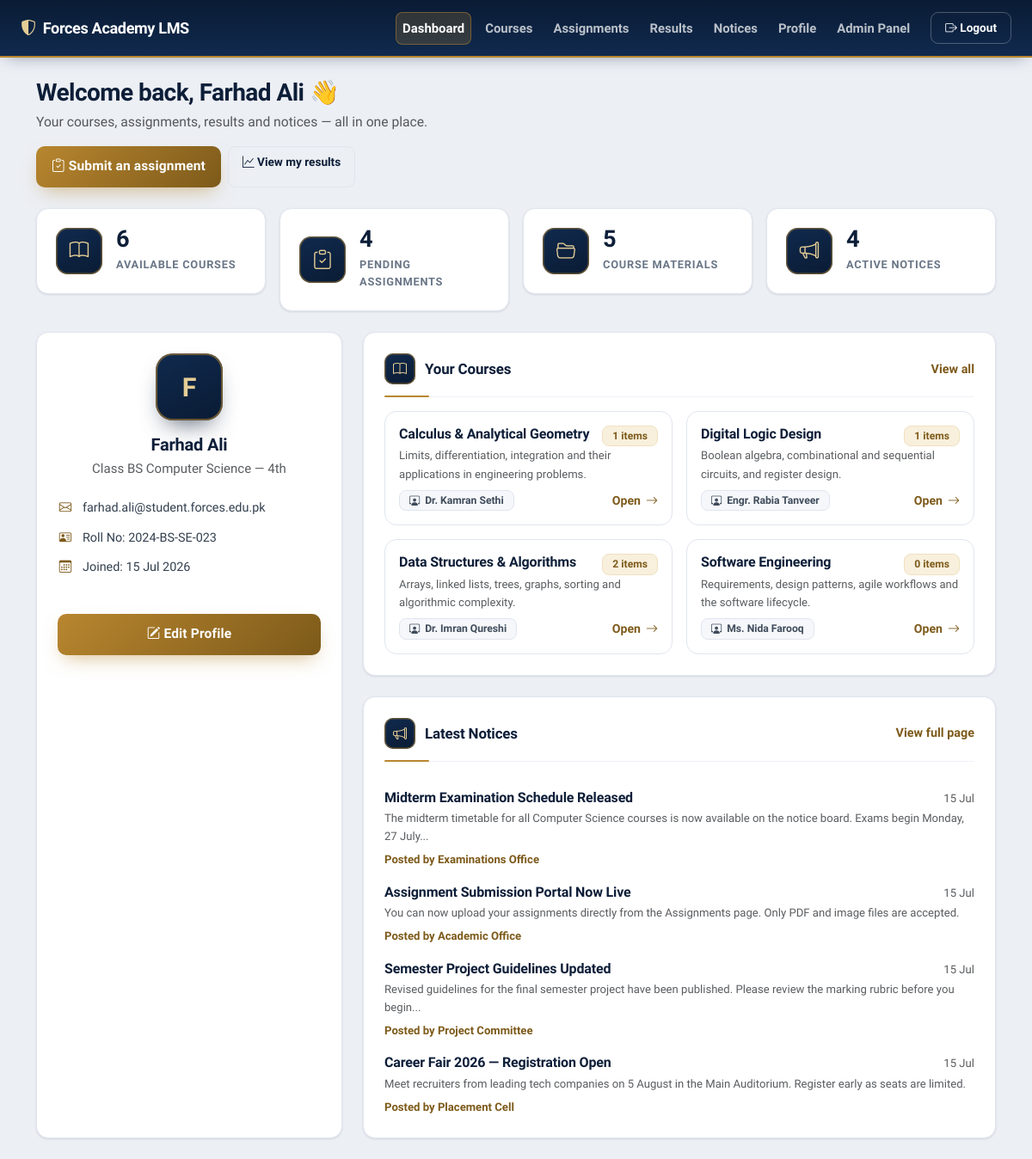
Page /dashboard.php (signed in) on the committed database.
### tables this page shows
CREATE TABLE IF NOT EXISTS students (
    id           INT(11) PRIMARY KEY AUTO_INCREMENT,
    full_name    VARCHAR(100) NOT NULL,
    email        VARCHAR(100) UNIQUE NOT NULL,
    password     VARCHAR(255) NOT NULL,
    roll_number  VARCHAR(20)  UNIQUE NOT NULL,
    class        VARCHAR(50)  NOT NULL,
    created_at   TIMESTAMP DEFAULT CURRENT_TIMESTAMP
);

CREATE TABLE IF NOT EXISTS courses (
    id            INT(11) PRIMARY KEY AUTO_INCREMENT,
    course_name   VARCHAR(100) NOT NULL,
    description   TEXT,
    teacher_name  VARCHAR(100),
    created_at    TIMESTAMP DEFAULT CURRENT_TIMESTAMP
);

CREATE TABLE IF NOT EXISTS notices (
    id          INT(11) PRIMARY KEY AUTO_INCREMENT,
    title       VARCHAR(200) NOT NULL,
    content     TEXT,
    posted_by   VARCHAR(100),
    created_at  TIMESTAMP DEFAULT CURRENT_TIMESTAMP
);

### config/auth.php (called while the page is built, shortened)
<?php
function e($value)
{
    return htmlspecialchars((string)$value, ENT_QUOTES, 'UTF-8');
}

### dashboard.php (the view, shortened to what this page needs)
<?php
require_once 'config/auth.php';
$name = $_SESSION['student_name'];
$student_id = (int) $_SESSION['student_id'];
$stmt = mysqli_prepare($conn, "SELECT full_name, email, roll_number, class, created_at FROM students WHERE id=?");
mysqli_stmt_bind_param($stmt, 'i', $student_id);
mysqli_stmt_execute($stmt);
$student = mysqli_fetch_assoc(mysqli_stmt_get_result($stmt));
$courses = mysqli_query($conn, "
    SELECT c.id, c.course_name, c.description, c.teacher_name, COUNT(cm.id) AS material_count
    FROM courses c
    LEFT JOIN course_materials cm ON cm.course_id = c.id
    GROUP BY c.id
    ORDER BY c.created_at DESC
    LIMIT 4
");
$notices = mysqli_query($conn, "SELECT id, title, content, posted_by, created_at FROM notices ORDER BY created_at DESC LIMIT 4");
$courseCount = mysqli_fetch_assoc(mysqli_query($conn, "SELECT COUNT(*) AS total FROM courses"));
$noticeCount = mysqli_fetch_assoc(mysqli_query($conn, "SELECT COUNT(*) AS total FROM notices"));
$materialCount = mysqli_fetch_assoc(mysqli_query($conn, "SELECT COUNT(*) AS total FROM course_materials"));
$pendingAssignments = mysqli_fetch_assoc(mysqli_query($conn, "
    SELECT COUNT(*) AS total FROM assignments
    WHERE id NOT IN (SELECT assignment_id FROM submissions WHERE student_id = $student_id)"));
?>
<!DOCTYPE html>
<html lang="en">
<head>
<link href="https://cdn.jsdelivr.net/npm/bootstrap@5.3.0/dist/css/bootstrap.min.css" rel="stylesheet">
<link rel="stylesheet" href="https://cdn.jsdelivr.net/npm/bootstrap-icons@1.11.3/font/bootstrap-icons.css">
<link rel="stylesheet" href="css/style.css">
</head>
<body class="dashboard-body">
<nav class="navbar navbar-expand-lg navbar-dark app-navbar">
  <div class="container-fluid px-4">
    <a class="navbar-brand d-flex align-items-center gap-2" href="dashboard.php">
      <i class="bi bi-shield-shaded"></i> Forces Academy LMS
    </a>
    <div class="collapse navbar-collapse" id="mainNav">
      <ul class="navbar-nav ms-auto align-items-lg-center gap-lg-2 mt-3 mt-lg-0">
        <li class="nav-item"><a class="nav-link active" href="dashboard.php">Dashboard</a></li>
        <li class="nav-item"><a class="nav-link" href="courses.php">Courses</a></li>
        <li class="nav-item"><a class="nav-link" href="assignments.php">Assignments</a></li>
        <li class="nav-item"><a class="nav-link" href="results.php">Results</a></li>
        <li class="nav-item"><a class="nav-link" href="notices.php">Notices</a></li>
        <li class="nav-item"><a class="nav-link" href="profile.php">Profile</a></li>
        <li class="nav-item"><a class="nav-link" href="admin_login.php">Admin Panel</a></li>
        <li class="nav-item"><a class="btn btn-logout ms-lg-2" href="logout.php"><i class="bi bi-box-arrow-right"></i> Logout</a></li>
      </ul>
    </div>
  </div>
</nav>
<div class="container py-4 dashboard">
  <div class="welcome-banner mb-4">
    <h2 class="mb-1">Welcome back, <?php echo e($name); ?> 👋</h2>
    <p class="mb-3 text-muted">Your courses, assignments, results and notices — all in one place.</p>
    <div class="d-flex flex-wrap gap-2">
      <a class="btn btn-auth-primary" href="assignments.php"><i class="bi bi-clipboard-check"></i> Submit an assignment</a>
      <a class="btn btn-logout" style="border-color:var(--line);color:var(--heading);" href="results.php"><i class="bi bi-graph-up"></i> View my results</a>
    </div>
  </div>
  <div class="row g-3 mb-4">
    <div class="col-6 col-lg-3">
      <div class="mini-stat-card">
        <span class="mini-stat-icon"><i class="bi bi-book"></i></span>
        <div>
          <h3><?php echo (int) $courseCount['total']; ?></h3>
          <p>Available Courses</p>
        </div>
      </div>
    </div>
    <div class="col-6 col-lg-3">
      <div class="mini-stat-card">
        <span class="mini-stat-icon"><i class="bi bi-clipboard-check"></i></span>
        <div>
          <h3><?php echo (int) $pendingAssignments['total']; ?></h3>
          <p>Pending Assignments</p>
        </div>
      </div>
    </div>
    <div class="col-6 col-lg-3">
      <div class="mini-stat-card">
        <span class="mini-stat-icon"><i class="bi bi-folder2-open"></i></span>
        <div>
          <h3><?php echo (int) $materialCount['total']; ?></h3>
          <p>Course Materials</p>
        </div>
      </div>
    </div>
    <div class="col-6 col-lg-3">
      <div class="mini-stat-card">
        <span class="mini-stat-icon"><i class="bi bi-megaphone"></i></span>
        <div>
          <h3><?php echo (int) $noticeCount['total']; ?></h3>
          <p>Active Notices</p>
        </div>
      </div>
    </div>
  </div>
  <div class="row g-4">
    <div class="col-lg-4">
      <div class="card profile-card p-4 h-100">
        <div class="profile-avatar mb-3"><?php echo strtoupper(substr($student['full_name'], 0, 1)); ?></div>
        <h5 class="mb-1"><?php echo e($student['full_name']); ?></h5>
        <p class="text-muted mb-3">Class <?php echo e($student['class']); ?></p>
        <ul class="list-unstyled profile-meta">
          <li><i class="bi bi-envelope"></i> <?php echo e($student['email']); ?></li>
          <li><i class="bi bi-person-vcard"></i> Roll No: <?php echo e($student['roll_number']); ?></li>
          <li><i class="bi bi-calendar3"></i> Joined: <?php echo date('d M Y', strtotime($student['created_at'])); ?></li>
        </ul>
        <a class="btn btn-auth-primary w-100 mt-3" href="profile.php"><i class="bi bi-pencil-square"></i> Edit Profile</a>
      </div>
    </div>
    <div class="col-lg-8">
      <div class="card p-4 mb-4">
        <div class="section-header mb-3">
          <h5 class="section-title mb-0"><i class="bi bi-book"></i> Your Courses</h5>
          <a class="section-link" href="courses.php">View all</a>
        </div>
        <?php if (mysqli_num_rows($courses) > 0): ?>
          <div class="row g-3">
            <?php while ($c = mysqli_fetch_assoc($courses)): ?>
              <div class="col-md-6">
                <a class="course-link-wrap" href="course_detail.php?id=<?php echo (int) $c['id']; ?>">
                  <div class="course-tile p-3">
                    <div class="d-flex justify-content-between align-items-start gap-2">
                      <h6 class="mb-1"><?php echo e($c['course_name']); ?></h6>
                      <span class="badge subtle-badge"><?php echo (int) $c['material_count']; ?> items</span>
                    </div>
                    <p class="small text-muted mb-2"><?php echo e($c['description']); ?></p>
                    <div class="d-flex justify-content-between align-items-center">
                      <span class="badge teacher-badge"><i class="bi bi-person-workspace"></i> <?php echo e($c['teacher_name']); ?></span>
                      <span class="course-open-text">Open <i class="bi bi-arrow-right"></i></span>
                    </div>
                  </div>
                </a>
              </div>
            <?php endwhile; ?>
          </div>
        <?php else: ?>
          <p class="text-muted mb-0">No courses have been added yet.</p>
        <?php endif; ?>
      </div>
      <div class="card p-4">
        <div class="section-header mb-3">
          <h5 class="section-title mb-0"><i class="bi bi-megaphone"></i> Latest Notices</h5>
          <a class="section-link" href="notices.php">View full page</a>
        </div>
        <?php if (mysqli_num_rows($notices) > 0): ?>
          <?php while ($n = mysqli_fetch_assoc($notices)): ?>
            <a class="notice-link-wrap" href="notices.php#notice-<?php echo (int) $n['id']; ?>">
              <div class="notice-item">
                <div class="d-flex justify-content-between align-items-start">
                  <h6 class="mb-1"><?php echo e($n['title']); ?></h6>
                  <span class="small text-muted"><?php echo date('d M', strtotime($n['created_at'])); ?></span>
                </div>
                <p class="small text-muted mb-1"><?php echo e(strlen($n['content']) > 120 ? substr($n['content'], 0, 120) . '...' : $n['content']); ?></p>
                <span class="small posted-by">Posted by <?php echo e($n['posted_by']); ?></span>
              </div>
            </a>
          <?php endwhile; ?>
        <?php else: ?>
          <p class="text-muted mb-0">No notices at the moment.</p>
        <?php endif; ?>
      </div>
    </div>
  </div>
</div>
</body>
</html>

### rows in the picture
students: full_name "F", full_name "Farhad Ali", class "BS Computer Science — 4th", email "farhad.ali@student.forces.edu.pk", roll_number "2024-BS-SE-023", created_at "15 Jul 2026"
courses: course_name "Calculus & Analytical Geometry", material_count "1", description "Limits, differentiation, integration and their applications in engineering problems.", teacher_name "Dr. Kamran Sethi"
courses: course_name "Digital Logic Design", material_count "1", description "Boolean algebra, combinational and sequential circuits, and register design.", teacher_name "Engr. Rabia Tanveer"
courses: course_name "Data Structures & Algorithms", material_count "2", description "Arrays, linked lists, trees, graphs, sorting and algorithmic complexity.", teacher_name "Dr. Imran Qureshi"
courses: course_name "Software Engineering", material_count "0", description "Requirements, design patterns, agile workflows and the software lifecycle.", teacher_name "Ms. Nida Farooq"
notices: title "Midterm Examination Schedule Released", created_at "15 Jul", content "The midterm timetable for all Computer Science courses is now available on the notice board. Exams begin Monday, 27 July...", posted_by "Examinations Office"
notices: title "Assignment Submission Portal Now Live", created_at "15 Jul", content "You can now upload your assignments directly from the Assignments page. Only PDF and image files are accepted.", posted_by "Academic Office"
notices: title "Semester Project Guidelines Updated", created_at "15 Jul", content "Revised guidelines for the final semester project have been published. Please review the marking rubric before you begin...", posted_by "Project Committee"
notices: title "Career Fair 2026 — Registration Open", created_at "15 Jul", content "Meet recruiters from leading tech companies on 5 August in the Main Auditorium. Register early as seats are limited.", posted_by "Placement Cell"

### other values in the picture
$name "Farhad Ali"
$courseCount['total'] "6"
$pendingAssignments['total'] "4"
$materialCount['total'] "5"
$noticeCount['total'] "4"
